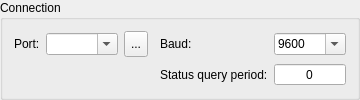
         <widget class="QGroupBox" name="grpConnection">
          <property name="title">
           <string>Connection</string>
          </property>
          <layout class="QVBoxLayout" name="verticalLayout">
           <item>
            <layout class="QGridLayout" name="gridLayout_8" columnstretch="0,1,0,0,1">
             <item row="0" column="3">
              <widget class="QLabel" name="label_2">
               <property name="text">
                <string>Baud:</string>
               </property>
              </widget>
             </item>
             <item row="0" column="0">
              <widget class="QLabel" name="label">
               <property name="text">
                <string>Port:</string>
               </property>
              </widget>
             </item>
             <item row="0" column="4">
              <widget class="QComboBox" name="cboBaud">
               <property name="editable">
                <bool>true</bool>
               </property>
               <property name="currentText">
                <string>9600</string>
               </property>
               <item>
                <property name="text">
                 <string>9600</string>
                </property>
               </item>
               <item>
                <property name="text">
                 <string>14400</string>
                </property>
               </item>
               <item>
                <property name="text">
                 <string>19200</string>
                </property>
               </item>
               <item>
                <property name="text">
                 <string>38400</string>
                </property>
               </item>
               <item>
                <property name="text">
                 <string>57600</string>
                </property>
               </item>
               <item>
                <property name="text">
                 <string>115200</string>
                </property>
               </item>
              </widget>
             </item>
             <item row="0" column="1">
              <layout class="QHBoxLayout" name="horizontalLayout_3" stretch="1,0">
               <item>
                <widget class="QComboBox" name="cboPort">
                 <property name="editable">
                  <bool>true</bool>
                 </property>
                </widget>
               </item>
               <item>
                <widget class="QToolButton" name="cmdRefresh">
                 <property name="sizePolicy">
                  <sizepolicy hsizetype="Fixed" vsizetype="Expanding">
                   <horstretch>0</horstretch>
                   <verstretch>0</verstretch>
                  </sizepolicy>
                 </property>
                 <property name="styleSheet">
                  <string notr="true">padding: 0 1 0 2;</string>
                 </property>
                 <property name="text">
                  <string>...</string>
                 </property>
                 <property name="icon">
                  <iconset resource="images.qrc">
                   <normaloff>:/images/restart.png</normaloff>:/images/restart.png</iconset>
                 </property>
                </widget>
               </item>
              </layout>
             </item>
             <item row="0" column="2">
              <spacer name="horizontalSpacer_7">
               <property name="orientation">
                <enum>Qt::Horizontal</enum>
               </property>
               <property name="sizeType">
                <enum>QSizePolicy::Fixed</enum>
               </property>
               <property name="sizeHint" stdset="0">
                <size>
                 <width>6</width>
                 <height>20</height>
                </size>
               </property>
              </spacer>
             </item>
             <item row="1" column="3">
              <widget class="QLabel" name="label_11">
               <property name="text">
                <string>Status query period:</string>
               </property>
               <property name="wordWrap">
                <bool>true</bool>
               </property>
              </widget>
             </item>
             <item row="1" column="4">
              <widget class="QSpinBox" name="txtQueryStateTime">
               <property name="font">
                <font>
                 <pointsize>9</pointsize>
                </font>
               </property>
               <property name="alignment">
                <set>Qt::AlignCenter</set>
               </property>
               <property name="buttonSymbols">
                <enum>QAbstractSpinBox::NoButtons</enum>
               </property>
               <property name="maximum">
                <number>9999</number>
               </property>
              </widget>
             </item>
            </layout>
           </item>
          </layout>
         </widget>
